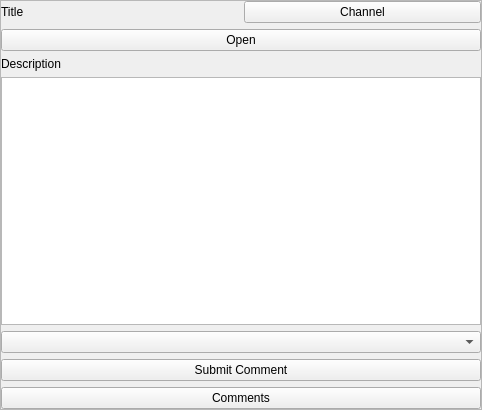
<?xml version="1.0" encoding="UTF-8"?>
<ui version="4.0">
 <class>Form</class>
 <widget class="QWidget" name="Form">
  <property name="geometry">
   <rect>
    <x>0</x>
    <y>0</y>
    <width>482</width>
    <height>410</height>
   </rect>
  </property>
  <property name="windowTitle">
   <string>Form</string>
  </property>
  <layout class="QVBoxLayout" name="verticalLayout">
   <property name="leftMargin">
    <number>0</number>
   </property>
   <property name="topMargin">
    <number>0</number>
   </property>
   <property name="rightMargin">
    <number>0</number>
   </property>
   <property name="bottomMargin">
    <number>0</number>
   </property>
   <item>
    <widget class="QScrollArea" name="scrollArea">
     <property name="widgetResizable">
      <bool>true</bool>
     </property>
     <widget class="QWidget" name="scrollAreaWidgetContents">
      <property name="geometry">
       <rect>
        <x>0</x>
        <y>0</y>
        <width>480</width>
        <height>408</height>
       </rect>
      </property>
      <layout class="QVBoxLayout" name="verticalLayout_2">
       <property name="leftMargin">
        <number>0</number>
       </property>
       <property name="topMargin">
        <number>0</number>
       </property>
       <property name="rightMargin">
        <number>0</number>
       </property>
       <property name="bottomMargin">
        <number>0</number>
       </property>
       <item>
        <layout class="QHBoxLayout" name="horizontalLayout_2">
         <item>
          <widget class="QLabel" name="title_label">
           <property name="toolTip">
            <string>Title</string>
           </property>
           <property name="text">
            <string>Title</string>
           </property>
           <property name="wordWrap">
            <bool>true</bool>
           </property>
          </widget>
         </item>
         <item>
          <widget class="QPushButton" name="channel_button">
           <property name="text">
            <string>Channel</string>
           </property>
          </widget>
         </item>
        </layout>
       </item>
       <item>
        <widget class="QPushButton" name="open_button">
         <property name="text">
          <string>Open</string>
         </property>
        </widget>
       </item>
       <item>
        <widget class="QLabel" name="description_label">
         <property name="text">
          <string>Description</string>
         </property>
         <property name="textFormat">
          <enum>Qt::MarkdownText</enum>
         </property>
         <property name="scaledContents">
          <bool>false</bool>
         </property>
         <property name="wordWrap">
          <bool>true</bool>
         </property>
         <property name="openExternalLinks">
          <bool>true</bool>
         </property>
         <property name="textInteractionFlags">
          <set>Qt::LinksAccessibleByMouse|Qt::TextSelectableByMouse</set>
         </property>
        </widget>
       </item>
       <item>
        <widget class="QTextEdit" name="comment_box"/>
       </item>
       <item>
        <widget class="QComboBox" name="channel_select"/>
       </item>
       <item>
        <widget class="QPushButton" name="create_comment_button">
         <property name="text">
          <string>Submit Comment</string>
         </property>
        </widget>
       </item>
       <item>
        <layout class="QGridLayout" name="comments_section">
         <item row="0" column="0">
          <widget class="QPushButton" name="comments_button">
           <property name="text">
            <string>Comments</string>
           </property>
          </widget>
         </item>
        </layout>
       </item>
      </layout>
     </widget>
    </widget>
   </item>
  </layout>
 </widget>
 <resources/>
 <connections/>
</ui>
